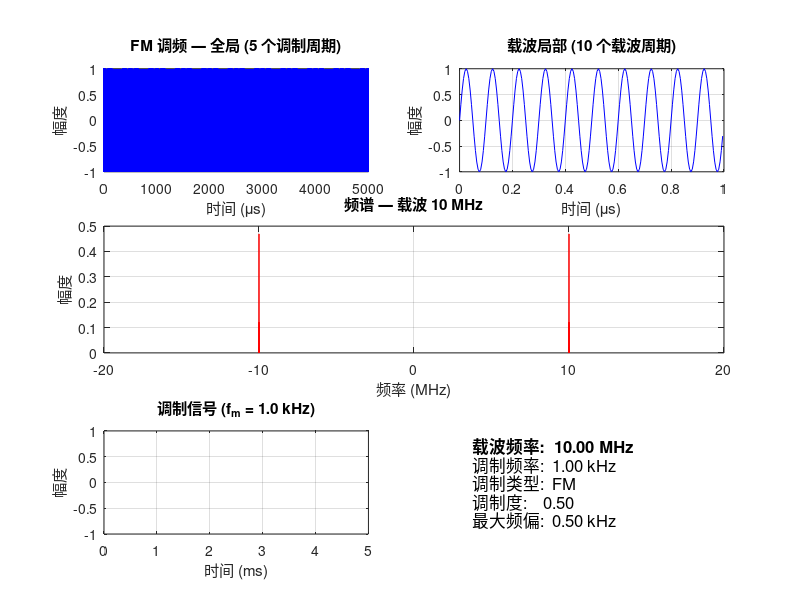

Here is the MATLAB script that generated this plot:
% modulation_view.m
% 调制信号波形观测脚本
% 参数范围：载波 10~30MHz，调制正弦 1~5kHz，调制度 0.2~1

clear; clc; close all;

%% ================= 参数设置（修改这里即可）=================
fc       = 10e6;      % 载波频率 (Hz)，范围 10e6 ~ 30e6
fm       = 1e3;       % 调制频率 (Hz)，范围 1e3 ~ 5e3
mod_type = 'FM';      % 调制类型：'FM' 'AM' 'CW'
ma       = 0.5;       % 调制度 (AM: 0~1 调幅系数; FM: 频偏比 Δf/fm)

%% ================= 采样参数 =================
fs = 200e6;                    % 采样率 200MHz（奈奎斯特: >2*30MHz=60MHz）
T  = 5 / fm;                   % 显示 5 个调制周期
t  = 0 : 1/fs : T - 1/fs;
N  = length(t);

%% ================= 调制信号生成 =================
mod_sig = sin(2 * pi * fm * t);   % 调制正弦波

switch upper(mod_type)
    case 'AM'
        % s(t) = (1 + ma·sin(2π·fm·t)) · sin(2π·fc·t)
        s = (1 + ma * mod_sig) .* sin(2 * pi * fc * t);
        sig_label = 'AM 调幅';

    case 'FM'
        % s(t) = sin(2π·fc·t + ma·sin(2π·fm·t))
        % ma = Δf / fm，即调制指数
        s = sin(2 * pi * fc * t + ma * mod_sig);
        sig_label = 'FM 调频';

    case 'CW'
        % s(t) = sin(2π·fc·t)  等幅报，未调制载波
        s = sin(2 * pi * fc * t);
        sig_label = 'CW 等幅报';
end

%% ================= 频谱计算 =================
f_axis = (-N/2 : N/2-1) / N * fs;
S      = fftshift(abs(fft(s)) / N);

%% ================= 绘图 =================
figure('Name', '调制信号波形观测', 'Position', [100 100 1200 700]);

% ---- 时域全局（5 个调制周期）----
subplot(3,2,1);
plot(t * 1e6, s, 'b');
xlabel('时间 (\mus)');
ylabel('幅度');
title(sprintf('%s — 全局 (%d 个调制周期)', sig_label, round(T*fm)));
grid on;

% ---- 时域局部（~10 个载波周期）----
subplot(3,2,2);
Tc = 1 / fc;
n_carrier = min(10, round(T / Tc));
n_samp    = min(round(n_carrier * Tc * fs), N);
plot(t(1:n_samp) * 1e6, s(1:n_samp), 'b');
xlabel('时间 (\mus)');
ylabel('幅度');
title(sprintf('载波局部 (%d 个载波周期)', n_carrier));
grid on;

% ---- 频谱全景（±2 倍载频）----
subplot(3,2,[3 4]);
idx_f = f_axis >= -fc*2 & f_axis <= fc*2;
plot(f_axis(idx_f) / 1e6, S(idx_f), 'r');
xlabel('频率 (MHz)');
ylabel('幅度');
title(sprintf('频谱 — 载波 %.0f MHz', fc/1e6));
grid on;

% ---- 调制信号（基带）----
subplot(3,2,5);
plot(t * 1e3, mod_sig, 'm');
xlabel('时间 (ms)');
ylabel('幅度');
title(sprintf('调制信号 (f_m = %.1f kHz)', fm / 1e3));
grid on;

% ---- 信息面板 ----
subplot(3,2,6);
axis off;
y = 0.85;
dy = 0.18;
text(0.05, y,      sprintf('载波频率:  %.2f MHz', fc / 1e6),  'FontSize', 12, 'FontWeight', 'bold');
text(0.05, y - dy, sprintf('调制频率:  %.2f kHz', fm / 1e3),  'FontSize', 12);
text(0.05, y - 2*dy, sprintf('调制类型:  %s',     upper(mod_type)), 'FontSize', 12);
text(0.05, y - 3*dy, sprintf('调制度:    %.2f',   ma),        'FontSize', 12);
if strcmpi(mod_type, 'FM')
    text(0.05, y - 4*dy, sprintf('最大频偏:  %.2f kHz', ma * fm / 1e3), 'FontSize', 12);
end

%% ================= 命令行输出 =================
fprintf('\n========== 信号参数 ==========\n');
fprintf('载波频率: %.2f MHz\n', fc / 1e6);
fprintf('调制频率: %.2f kHz\n', fm / 1e3);
fprintf('调制类型: %s\n',       upper(mod_type));
fprintf('调制度:   %.2f\n',     ma);
fprintf('采样率:   %.0f MHz\n', fs / 1e6);
fprintf('采样点数: %d\n',       N);
fprintf('峰值幅度: %.3f V\n',   max(abs(s)));
